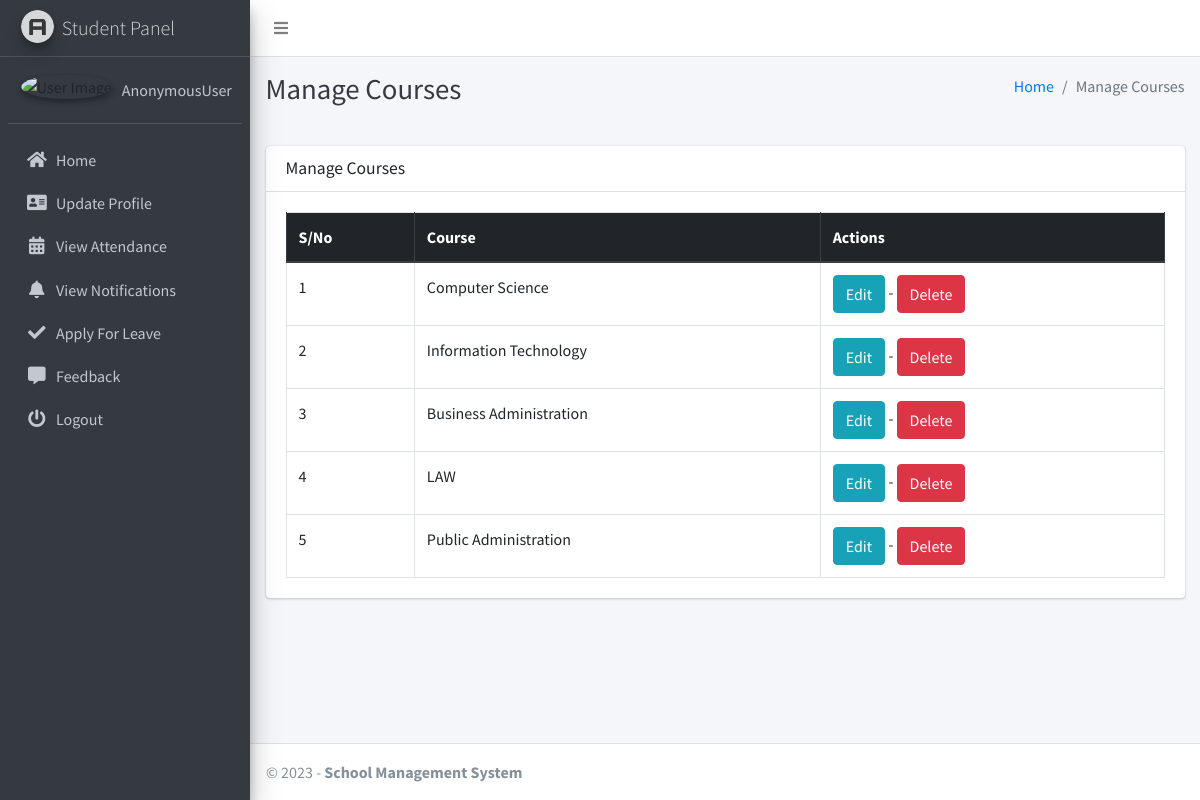
The page /course/manage/ on the database its author committed.
### studentsmanagementapp/models.py (models this page shows, shortened)
class Course(models.Model):
    name = models.CharField(max_length=120)
    created_at = models.DateTimeField(auto_now_add=True)
    updated_at = models.DateTimeField(auto_now=True)

### studentsmanagementapp/hod_views.py (the view)
# urls.py: path("course/manage/", hod_views.manage_course, name='manage_course'),
def manage_course(request):
    courses = Course.objects.all()
    context = {
        'courses': courses,
        'page_title': 'Manage Courses'
    }
    return render(request, "hod_template/manage_course.html", context)

### studentsmanagementapp/templates/hod_template/manage_course.html
{% extends 'main_app/base.html' %}
{% load static %}
{% block page_title %}{{page_title}}{% endblock page_title %}
{% block content %}
<section class="content">
    <div class="container-fluid">
        <div class="row">
            <div class="col-md-12">
                <div class="card">
                    <div class="card-header">
                        <h3 class="card-title">{{page_title}}</h3>
                    </div>
                    <div class="card-body">
                        <table id="example2" class="table table-bordered table-hover">
                            <thead class="thead-dark">
                                <tr>
                                    <th>S/No</th>
                                    <th>Course</th>
                                    <th>Actions</th>
                                </tr>
                            </thead>
                            <tbody>
                                {% for course in courses %}
                                <tr>
                                    <td>{{ forloop.counter }}</td>
                                    <td>{{course.name}}</td>
                                    <td>
                                        <a href="{% url 'edit_course' course.id %}" class="btn btn-info">Edit</a> -
                                        <a href="{% url 'delete_course' course.id %}" onclick="return confirm('Are you sure you want to delete this course ?')" class="btn btn-danger">Delete</a>
                                    </td>
                                </tr>
                                {% endfor %}
                            </tbody>
                        </table>
                    </div>
                </div>
            </div>
        </div>
    </div>
</section>
{% endblock content %}

### rows shown on the page
Course: name "Computer Science"
Course: name "Information Technology"
Course: name "Business Administration"
Course: name "LAW"
Course: name "Public Administration"

### other values the page prints
{{ user }} "AnonymousUser"
{{ page_title }} "Manage Courses"
